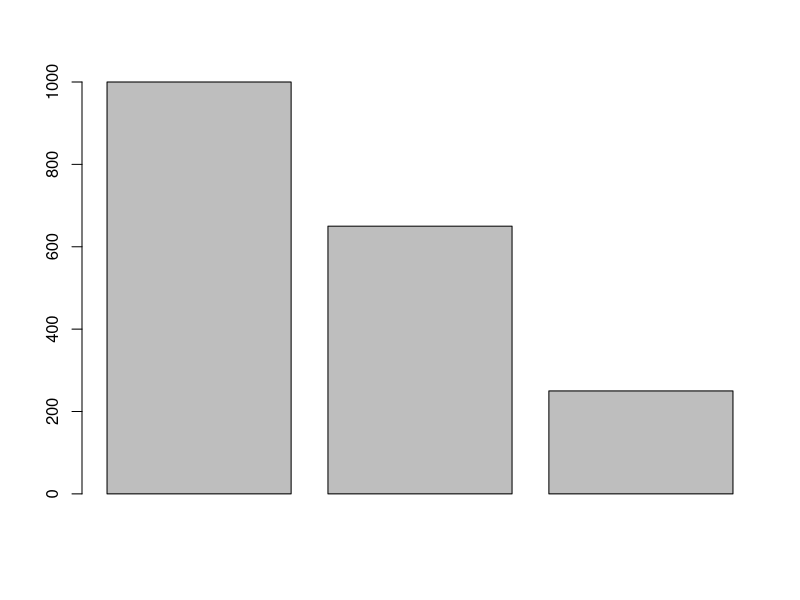
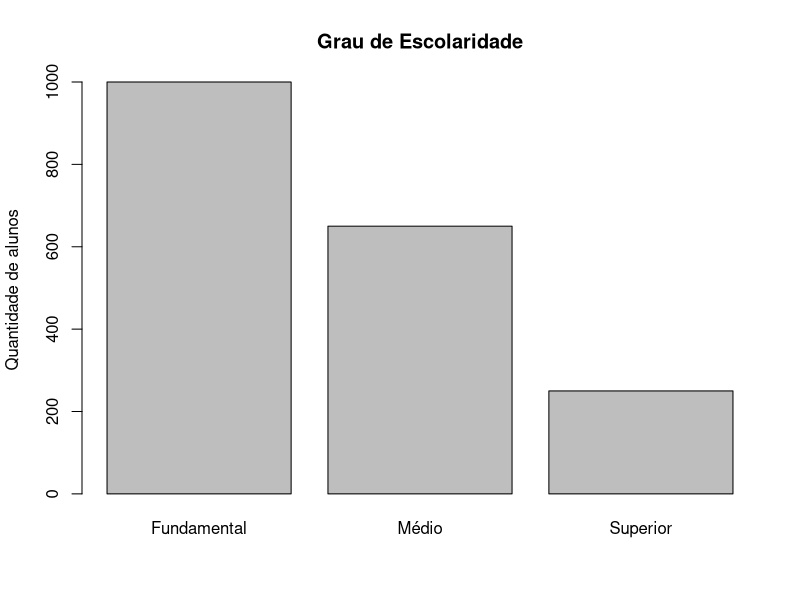
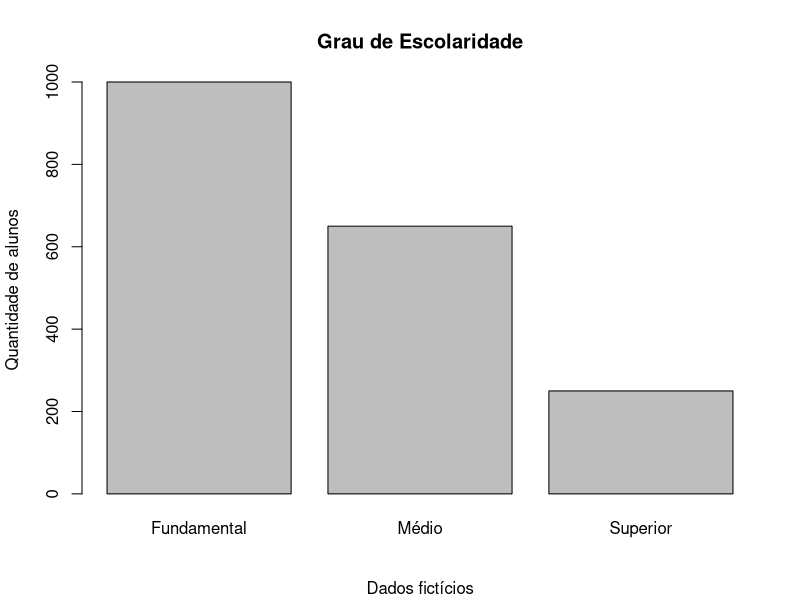
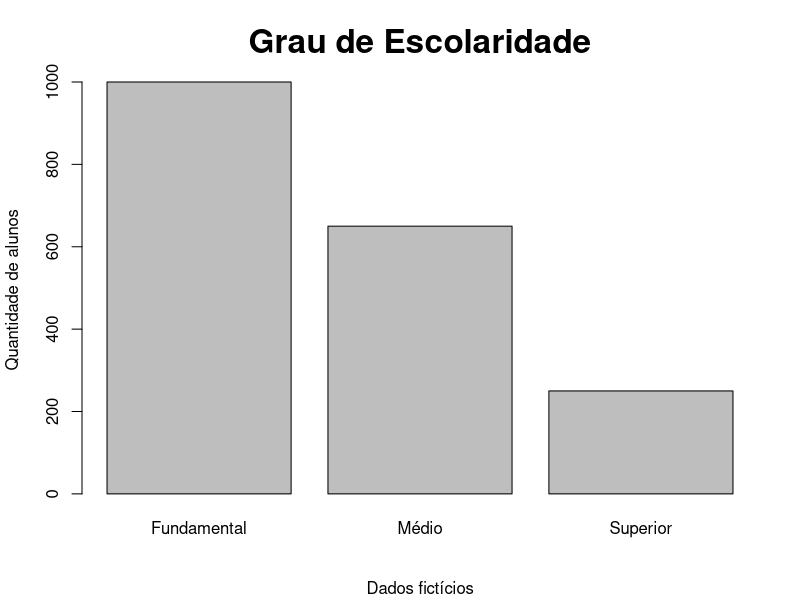
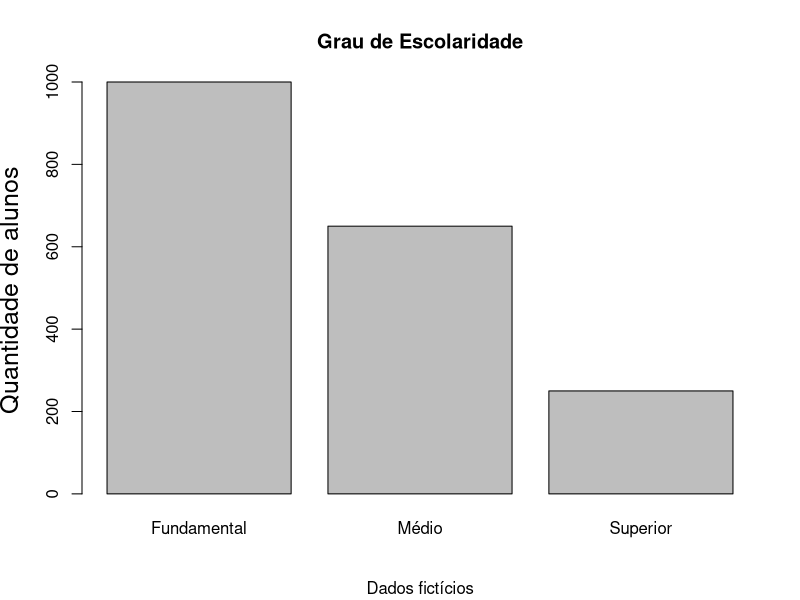
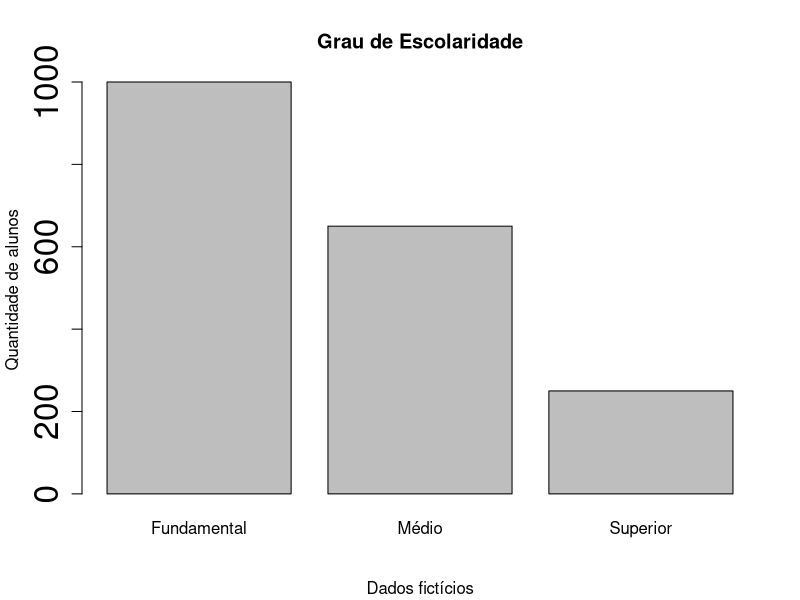
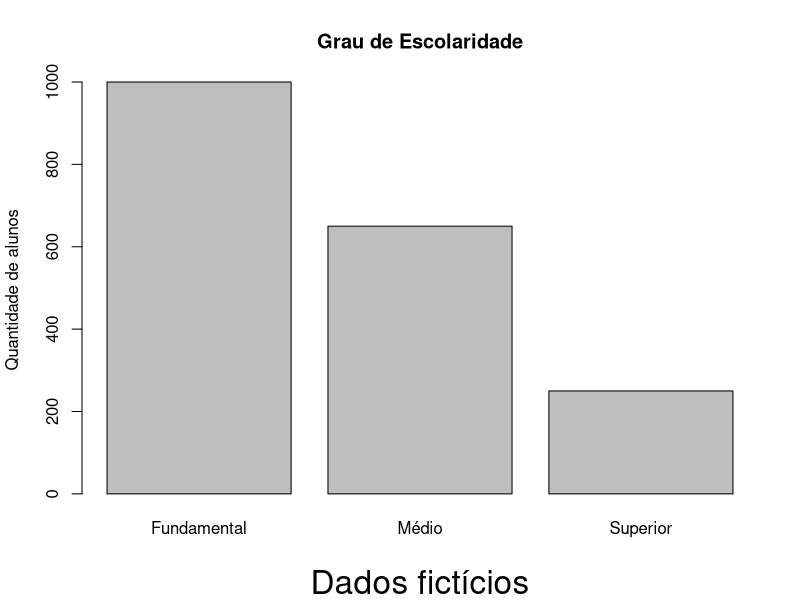
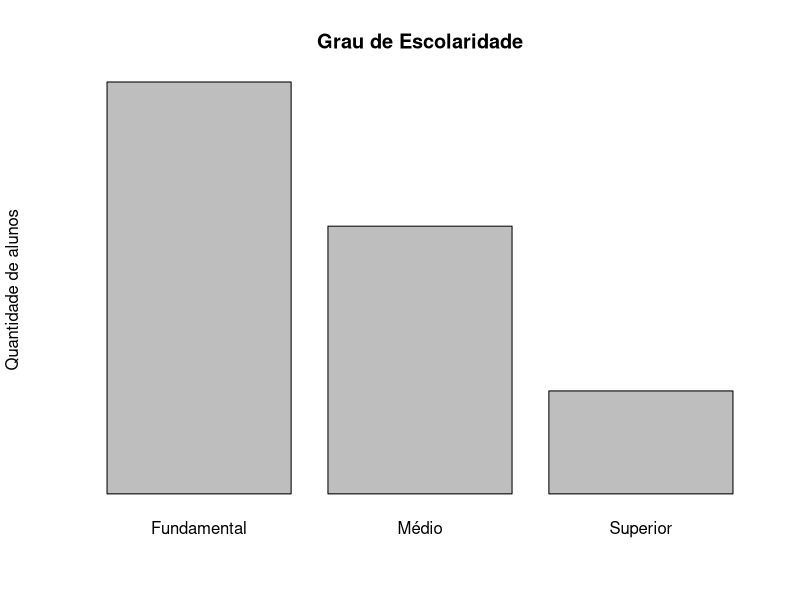

These figures' R source, in order:
## "Visualização de dados" 
# Utilizando comandos básicos do R

## Gráfico de barras

# Sem nenhuma formatação

alunos <- c(1000, 650, 250)
barplot(alunos)

# Adicionando informações ao gráfico

escolaridade <- c("Fundamental", "Médio", "Superior")
barplot(alunos, names.arg = escolaridade, main= "Grau de Escolaridade",
        ylab = "Quantidade de alunos")

# Adicionando subtítulo

barplot(alunos, names.arg = escolaridade, main = "Grau de Escolaridade", 
        ylab = "Quantidade de alunos", sub = "Dados fictícios")

## Mudando tamanho da fonte

# Para o título

barplot(alunos, names.arg = escolaridade, main = "Grau de Escolaridade", 
        ylab = "Quantidade de alunos", sub = "Dados fictícios", cex.main = 2)

# Para os eixos

barplot(alunos, names.arg = escolaridade, main = "Grau de Escolaridade", 
        ylab = "Quantidade de alunos", sub = "Dados fictícios", cex.lab = 1.5)

# Para o número do eixo horizontal

barplot(alunos, names.arg = escolaridade, main= "Grau de Escolaridade", 
        ylab = "Quantidade de alunos", sub = "Dados fictícios", cex.axis = 2)

# Para o subtítulo

barplot(alunos, names.arg = escolaridade, main = "Grau de Escolaridade", 
        ylab = "Quantidade de alunos", sub = "Dados fictícios", cex.sub = 2)

## axes = F: Elimina os eixos do gráfico 

barplot(alunos, names.arg = escolaridade, main = "Grau de Escolaridade", 
        ylab = "Quantidade de alunos", axes = F)

## horiz = T: Inverte a posição das barras

barplot(alunos, names.arg = escolaridade, main = "Grau de Escolaridade", 
        xlab = "Quantidade de alunos", sub = "Dados fictícios", horiz = T)

## density: Altera o sombreamento das barras

barplot(alunos, names.arg = escolaridade, main = "Grau de Escolaridade", 
        ylab = "Quantidade de alunos", sub = "Dados fictícios", density = 20)

## angle = valor - Muda ângulo de inclinação das linhas que preenchem as barras
# (valor entre 0 e 360)

barplot(alunos, names.arg = escolaridade, main = "Grau de Escolaridade", 
        ylab = "Quantidade de alunos", sub = "Dados fictícios", density = 20, angle = 180)
